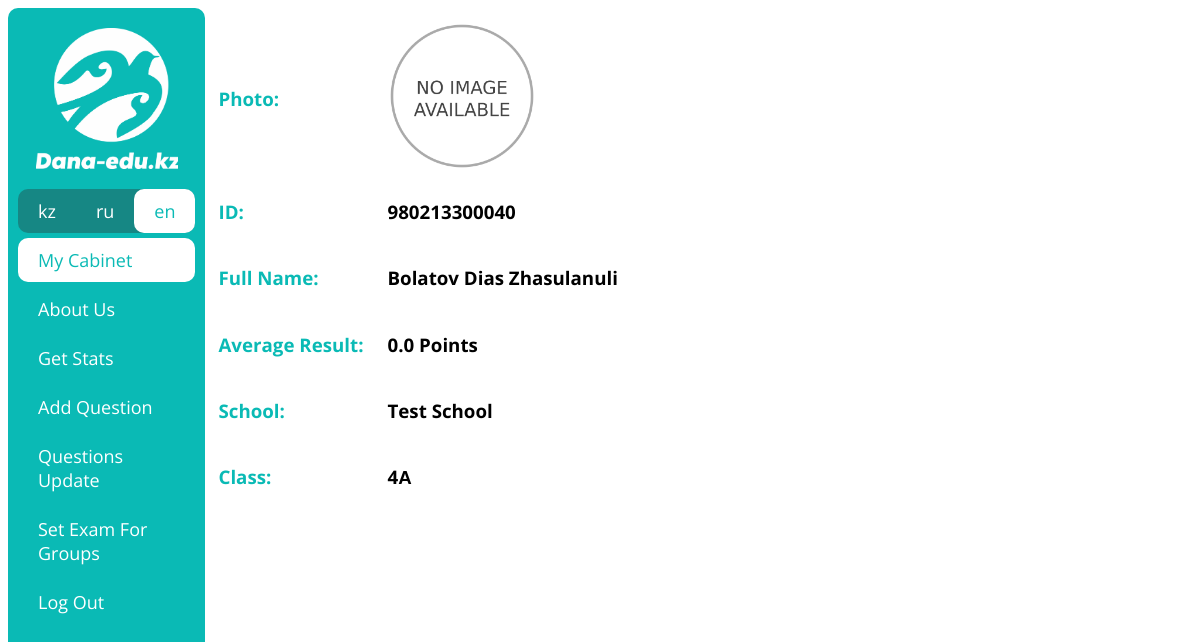
The app's page /en/cabinet (signed in) with its own data.
### examapp/models.py (models this page shows, shortened)
class CustomUser(AbstractBaseUser, PermissionsMixin):
    iin = models.CharField(max_length=12, validators=[MinLengthValidator(12)], unique=True)
    surname = models.CharField(max_length=150, null=True, blank=True)
    name = models.CharField(max_length=150, null=True, blank=True)
    patronymic = models.CharField(max_length=150, null=True, blank=True)
    photo = models.ImageField(upload_to='users/', null=True, blank=True)
    phone = PhoneNumberField(unique=True)
    group = models.ForeignKey('Group', on_delete=models.CASCADE, null=True, blank=True)
    type = models.CharField(max_length=20, choices=getUserTypeChoices())
    birth_date = models.DateField()
    is_staff = models.BooleanField(default=False)
    is_superuser = models.BooleanField(default=False)
    is_active = models.BooleanField(default=True)
    last_login = models.DateTimeField(null=True, blank=True)
    date_joined = models.DateTimeField(auto_now_add=True)
    USERNAME_FIELD = 'iin'
    REQUIRED_FIELDS = []
    objects = CustomUserManager()
    class Meta:
        verbose_name = 'User'
        verbose_name_plural = 'Users'

class Group(models.Model):
    number = models.SmallIntegerField(choices=getNumberChoices())
    literal = models.CharField(choices=getLiteralChoices(), max_length=1)
    school = models.ForeignKey('School', on_delete=models.CASCADE)
    def __str__(self):
        return str(self.number) + str(self.literal)

class School(models.Model):
    name = models.CharField(max_length=100)
    address = models.TextField()
    staff = models.ManyToManyField('CustomUser', related_name='staff')
    director = models.OneToOneField('CustomUser', on_delete=models.CASCADE, related_name='director')
    area = models.ForeignKey('Area', on_delete=models.CASCADE)
    def __str__(self):
        return self.name

### examapp/views.py (the view)
# urls.py: path('cabinet', userCabinetView, name='cabinet_url'),
@login_required(login_url='login_url')
def userCabinetView(request):
    context = {'urls': getUserUrls(request.user)}
    avg = getUserAvg(request.user)
    context['avg'] = avg
    return render(request, 'cabinet_page.html', context)

### examapp/functions.py (called while the page is built)
def getUserUrls(user) -> []:
    urls = [
        {'text': _('My Cabinet'), 'url': 'cabinet_url'},
        {'text': _('About Us'), 'url': 'about_us_url'}
    ]
    if user.type == 'PU':
        urls.append({'text': _('Init Exam'), 'url': 'exam_init_url'})
        urls.append({'text': _('Exam Results'), 'url': 'exam_results_url'})
    if user.type == 'MO':
        urls.append({'text': _('Get Stats'), 'url': 'get_stats_url'})
        urls.append({'text': _('Add Question'), 'url': 'add_questions_init_url'})
        urls.append({'text': _('Questions Update'), 'url': 'questions_update_url'})
        urls.append({'text': _('Set Exam For Groups'), 'url': 'set_exam_for_groups_url'})
    urls.append({'text': _('Log Out'), 'url': 'logout_url'})
    return urls

def getUserAvg(user):
    from .models import Result
    avg = 0
    results = Result.objects.filter(user=user)
    if results:
        for result in results:
            avg += result.points
        return round(avg / len(results), 2)
    else:
        return 0

### templates/cabinet_page.html
{% extends 'base.html' %}
{% load static %}
{% load i18n %}
{% block content %}
    <div align="left">
        <table style="border: none;">
            <tr>
                <td align="left"><h3 style="color: #0ABAB5;">{% trans 'Photo:' %} </h3></td>
                <td>
                    {% if user.photo %}
                        <img class="user_photo" src="{{ user.photo.url }}">
                    {% else %}
                        <img class="user_photo" src="{% static 'images/no_image.webp' %}">
                    {% endif %}
                </td>
            </tr>
            <tr>
                <td align="left"><h3 style="color: #0ABAB5;">{% trans 'IIN:' %} </h3></td>
                <td><h3 style="margin-left: 20px;">{{ user.iin }}</h3></td>
            </tr>
            <tr>
                <td align="left"><h3 style="color: #0ABAB5;">{% trans 'FIO:' %}</h3></td>
                <td><h3 style="margin-left: 20px;">{{ user.surname }} {{ user.name }} {{ user.patronymic }}</h3></td>
            </tr>
            <tr>
                <td align="left"><h3 style="color: #0ABAB5;">{% trans 'Average:' %}</h3></td>
                <td><h3 style="margin-left: 20px;">{{ avg }} {% trans 'Points' %}</h3></td>
            </tr>
            <tr>
                <td align="left"><h3 style="color: #0ABAB5;">{% trans 'School:' %}</h3></td>
                <td><h3 style="margin-left: 20px;">{{ user.group.school }}</h3></td>
            </tr>
            <tr>
                <td align="left"><h3 style="color: #0ABAB5;">{% trans 'Class:' %}</h3></td>
                <td><h3 style="margin-left: 20px;">{{ user.group }}</h3></td>
            </tr>
        </table>
    </div>
{% endblock content %}

### static/css/style.css (style rules this page uses)
html { user-select: none; }
body { font-family: 'Open Sans', sans-serif; }
.user_photo { height: 150px; max-height: 100%; max-width: 100%; margin-left: 20px; }

### records on screen
CustomUser: iin "980213300040", surname "Bolatov", name "Dias", patronymic "Zhasulanuli", group.school "Test School", group "4А"

### other values on screen
{{ language.code }} "ru"
{{ language.code }} "en"
{{ url.text }} "My Cabinet" "About Us" "Get Stats" "Add Question" "Questions Update" "Set Exam For Groups" "Log Out"
{{ avg }} "0.0"
